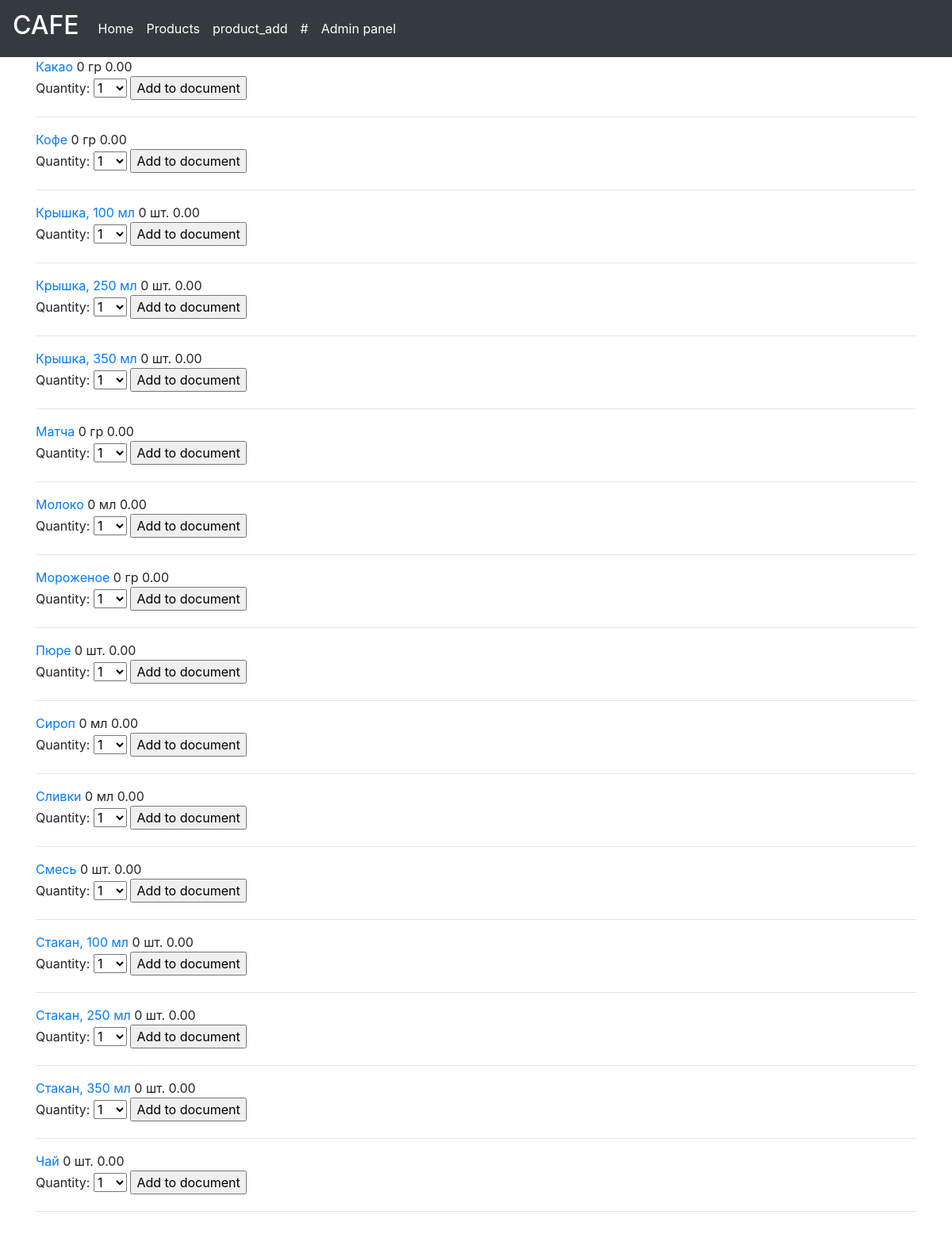
Page /products on the committed database.
### cafecrm/models.py (models this page shows, shortened)
class Products(models.Model):
    PRODUCT = 'product'
    SNACK = 'snack'
    TARE = 'tare'
    PRODUCT_TYPE = ((PRODUCT, 'продукт'), (SNACK, 'штучный товар'), (TARE, 'тара'))
    PC = 'шт.'
    ML = 'мл'
    GR = 'гр'
    UNITS = ((PC, 'шт.'), (ML, 'мл'), (GR, 'гр'))
    product_name = models.CharField(max_length=250, verbose_name='Наименование')
    unit = models.CharField(max_length=20, choices=UNITS, verbose_name='Единица измерения')
    product_type = models.CharField(max_length=20, choices=PRODUCT_TYPE, verbose_name='Категория')
    slug = models.SlugField(max_length=200, db_index=True, unique='product_name', default=uuid.uuid4)
    price = models.DecimalField(max_digits=10, decimal_places=2, default=0.00)
    stock = models.PositiveIntegerField(default=0)
    class Meta:
        verbose_name = 'Product'
        verbose_name_plural = 'Products'
        ordering = ['product_name']
        index_together = (('id', 'slug'),)
    def get_absolute_url(self):
        return reverse('cafecrm:product_detail',
                       args=[self.slug, ])

### cafecrm/views.py (the view)
# urls.py: path('products', views.products, name='products'),
def products(request):
    products = Products.objects.all().order_by('product_name')
    doc_product_form = DoctempAddProductForm()
    return render(request,
                  'cafecrm/products.html',
                  {'title': 'Products',
                   'products': products,
                   'doc_product_form': doc_product_form}
                  )

### doc_temp/forms.py
class DoctempAddProductForm(forms.Form):
    quantity = forms.TypedChoiceField(choices=PRODUCT_QUANTITY_CHOICES, coerce=int)
    update = forms.BooleanField(required=False, initial=False, widget=forms.HiddenInput)

### doc_temp/context_processors.py (called while the page is built)
def doc(request):
    return {'doc_temp': Doctemp(request)}

### templates/cafecrm/products.html (shortened to what this page needs)
{% extends 'cafecrm/base.html' %}
{%  load static %}
{% block content %}
<div class="item">
        {% if products %}
            {% for product in products %}
                    <a href="{{ product.get_absolute_url }}">{{ product.product_name }}</a>
                    {{ product.stock }}
                    {{ product.unit }}
                    {{ product.price }}
                    <form action="{% url 'doc_temp:doc_add' product.id %}" method="post">
                            {{ doc_product_form }}
                            <input type="submit" value="Add to document">
                        </form>
<hr>
            {% endfor %}
        {% else %}
            В базе нет продуктов
        {% endif %}
</div>
{% endblock %}

### cafecrm/static/cafecrm/css/style.css (style rules this page uses)
html,body { margin: 0; padding: 0; height: 100%; }

### rows in the picture
Products: product_name "Какао", stock "0", unit "гр", price "0.00"
Products: product_name "Кофе", stock "0", unit "гр", price "0.00"
Products: product_name "Крышка, 100 мл", stock "0", unit "шт.", price "0.00"
Products: product_name "Крышка, 250 мл", stock "0", unit "шт.", price "0.00"
Products: product_name "Крышка, 350 мл", stock "0", unit "шт.", price "0.00"
Products: product_name "Матча", stock "0", unit "гр", price "0.00"
Products: product_name "Молоко", stock "0", unit "мл", price "0.00"
Products: product_name "Мороженое", stock "0", unit "гр", price "0.00"
Products: product_name "Пюре", stock "0", unit "шт.", price "0.00"
Products: product_name "Сироп", stock "0", unit "мл", price "0.00"
Products: product_name "Сливки", stock "0", unit "мл", price "0.00"
Products: product_name "Смесь", stock "0", unit "шт.", price "0.00"
Products: product_name "Стакан, 100 мл", stock "0", unit "шт.", price "0.00"
Products: product_name "Стакан, 250 мл", stock "0", unit "шт.", price "0.00"
Products: product_name "Стакан, 350 мл", stock "0", unit "шт.", price "0.00"
Products: product_name "Чай", stock "0", unit "шт.", price "0.00"
